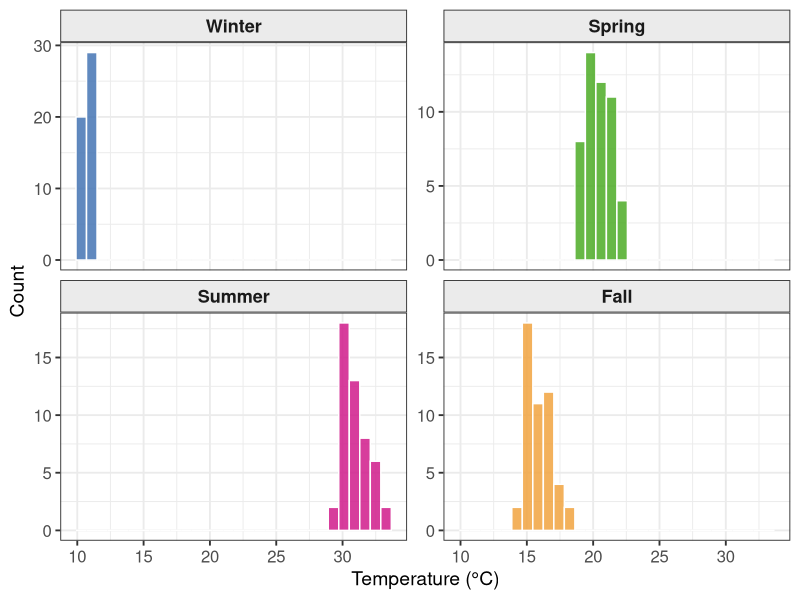
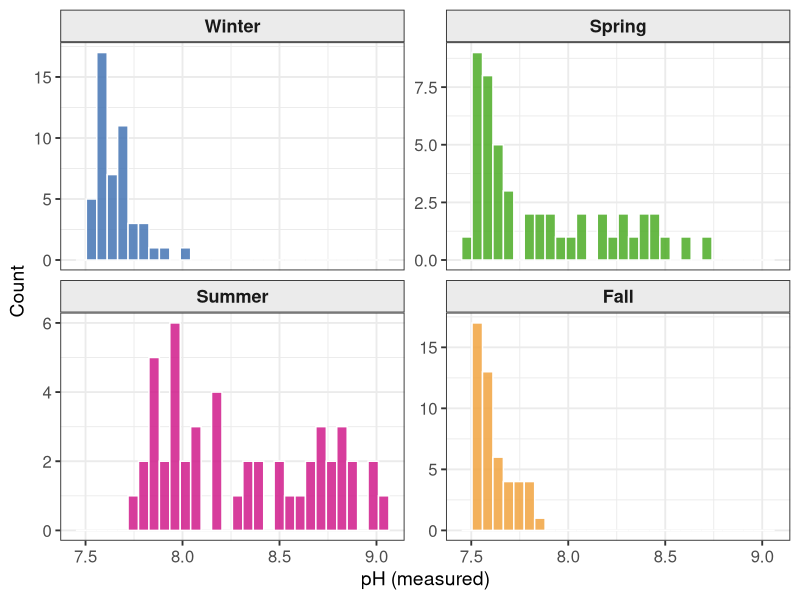
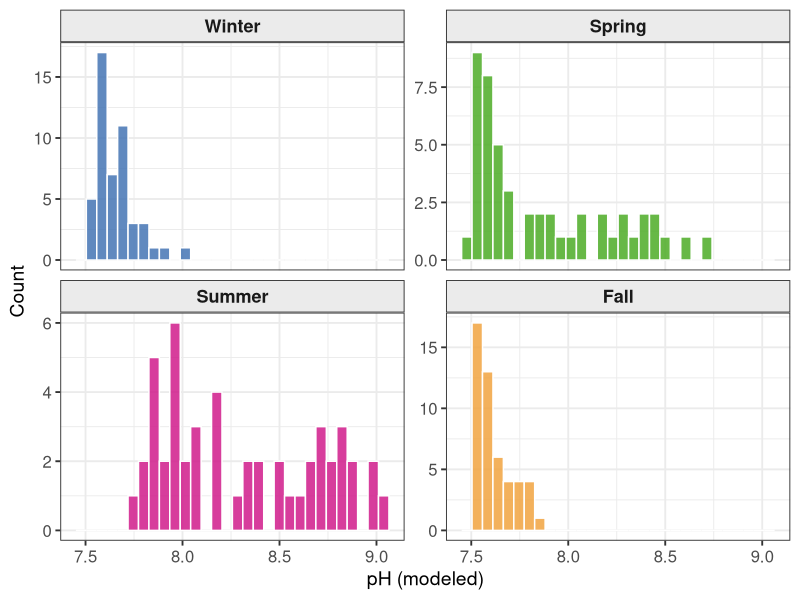
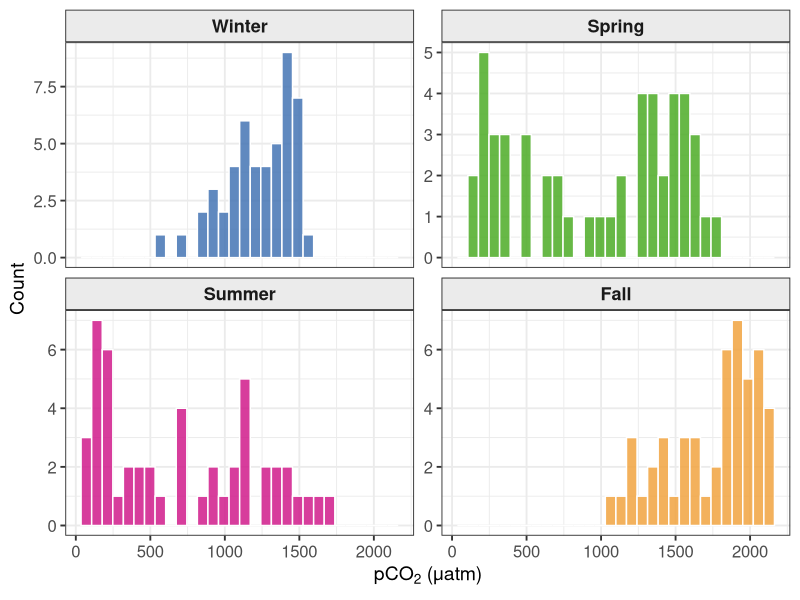
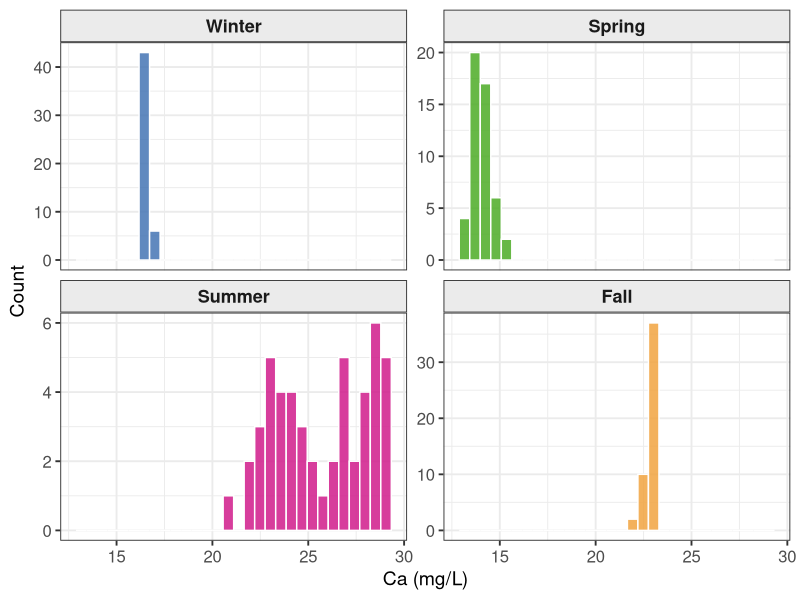
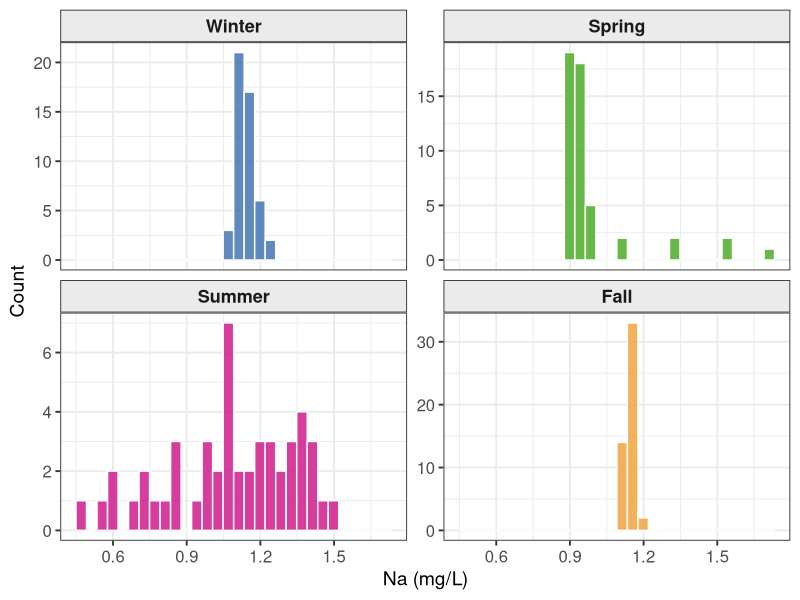
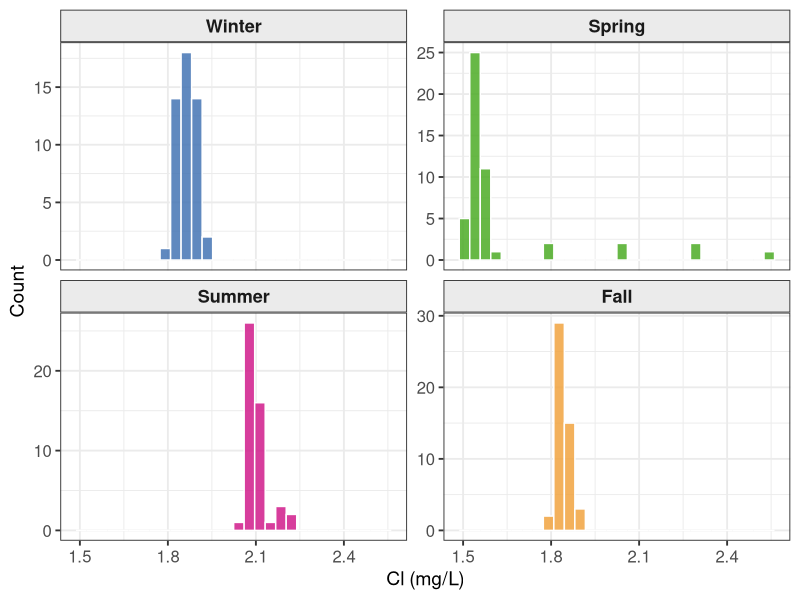
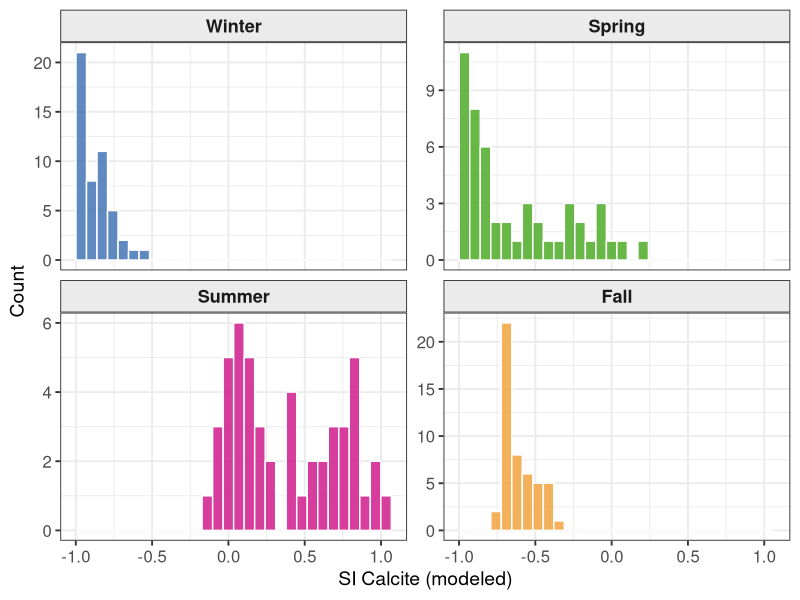

Write the R code that produced these figures, in order. (Note: this script raises an error after producing the figures.)
## ---- chunk 1
# nolint: start
library(tidyverse)
library(lubridate)
library(scales)
library(knitr)
library(kableExtra)

# Suppress R CMD CHECK warnings for tidyverse NSE (non-standard evaluation)
utils::globalVariables(c(
  "Season", "DateTime", "Daylight_flag", "is_night", "block_id", "xmin", "xmax",
  "Parameter", "Value", "Type", "n", "Mean", "SD", "Median", "Min", "Max",
  "Variable", "GPP_observed_mgO2Lh", "GPP_modeled_mgO2Lh",
  "ER_observed_mgO2Lh", "ER_modeled_mgO2Lh", "NEP_mgO2Lh",
  "SI_Calcite", "SIc", "Ca_measured_mgL", "pCO2_uatm", "CO2flux_mmol_m2_d",
  "pH_measured", "pH_modeled", "Temperature_C", "PAR_Wm2",
  "KO2_m_d", "k600_m_d", "CO2aq_mgL", "HCO3_mgL", "CO3_mgL", "DIC_mgL",
  "d13C_DIC_measured", "d13C_DIC_modeled", "d13C_residual",
  "d13C_CO2aq_eq", "d13C_HCO3_eq", "Na_measured_mgL", "Cl_measured_mgL",
  "SI_scaled", "SIc_scaled", "flux_pos", "flux_neg", "y_outgas", "y_ingas"
))
# nolint: end

# Create output directory for plots
dir.create("plots", showWarnings = FALSE)

# Helper: save a ggplot in both PNG and SVG
save_plot <- function(p, name, width = 12, height = 6, dpi = 300) {
  ggsave(file.path("plots", paste0(name, ".png")), p, # nolint: unmatched_fun
         width = width, height = height, dpi = dpi, bg = "white")
  ggsave(file.path("plots", paste0(name, ".svg")), p, # nolint: unmatched_fun
         width = width, height = height, bg = "white")
  invisible(p)
}

# Publication-quality theme (base_size = 14 → ~8 pt at double-column print
# width). Adjust base_size if targeting a different final print size.
theme_pub <- theme_bw(base_size = 14) +
  theme(
    plot.title         = element_text(face = "bold", size = 16),
    axis.title         = element_text(size = 14),
    axis.text          = element_text(size = 12),
    strip.text         = element_text(size = 13, face = "bold"),
    strip.background   = element_rect(fill = "grey92"),
    legend.title       = element_text(size = 13),
    legend.text        = element_text(size = 12),
    legend.key.size    = unit(0.8, "lines")
  )

# Helper: build a data frame of contiguous night-time intervals for
# geom_rect shading. Each row in the source data is assumed to cover one
# hour; rectangles are padded by ±30 min so they span the full hour of
# each timestep.
get_night_rects <- function(data) {
  data |>
    arrange(Season, DateTime) |> # nolint: unmatched_fun
    group_by(Season) |> # nolint: unmatched_fun
    mutate( # nolint: unmatched_fun
      is_night = Daylight_flag == 0, # nolint: object_name
      block_id = cumsum(is_night != lag(is_night, default = FALSE)) # nolint: object_name
    ) |>
    filter(is_night) |>
    group_by(Season, block_id) |> # nolint: object_name
    summarise( # nolint: unmatched_fun
      xmin = min(DateTime) - minutes(30),
      xmax = max(DateTime) + minutes(30),
      .groups = "drop"
    )
}

# Shorthand geom for night shading (drawn first so it sits behind all data)
night_rect <- function(night_df) {
  geom_rect( # nolint: unmatched_fun
    data        = night_df,
    aes(xmin = xmin, xmax = xmax, ymin = -Inf, ymax = Inf), # nolint: unmatched_fun, object_name
    fill        = "grey80",
    alpha       = 0.45,
    inherit.aes = FALSE
  )
}

season_levels <- c("Winter", "Spring", "Summer", "Fall")
season_colors <- c(Winter = "#4575b4", Spring = "#4dac26",
                   Summer = "#d01c8b", Fall   = "#f1a340")
## ---- chunk 2
df <- read_csv("Diel_v9_results_allseasons.csv") |>
  mutate(
    DateTime = mdy_hm(DateTime),
    Season   = factor(Season, levels = season_levels)
  )

cat("Rows:", nrow(df), "\n")
cat("Seasons present:", paste(levels(droplevels(df$Season)), collapse = ", "), "\n")
cat("Date range:", format(min(df$DateTime, na.rm = TRUE)),
    "to", format(max(df$DateTime, na.rm = TRUE)), "\n")
glimpse(df)
## ---- chunk 3
# Pre-compute night intervals once; reused in every time-series plot
night_df <- get_night_rects(df)

# Subsample observed data to one point every four hours (first point of each season
# is always included; row_number() %% 4 == 1 picks rows 1, 5, 9, … per season)
obs_subsample <- df |>
  group_by(Season) |>
  arrange(DateTime) |>
  filter(row_number() %% 4 == 1) |>
  ungroup()
## ---- chunk 4
# Numeric parameters to analyse — excludes binary Daylight_flag
num_params <- c(
  "Temperature_C", "pH_measured", "pH_modeled", "pCO2_uatm",
  "Ca_measured_mgL", "Na_measured_mgL", "Cl_measured_mgL", "SI_Calcite",
  "PAR_Wm2", "GPP_observed_mgO2Lh", "GPP_modeled_mgO2Lh",
  "ER_observed_mgO2Lh", "ER_modeled_mgO2Lh", "NEP_mgO2Lh",
  "KO2_m_d", "k600_m_d", "CO2flux_mmol_m2_d",
  "CO2aq_mgL", "HCO3_mgL", "CO3_mgL", "DIC_mgL",
  "d13C_DIC_measured", "d13C_DIC_modeled", "d13C_residual",
  "d13C_CO2aq_eq", "d13C_HCO3_eq",
  "SIc"
)

# Human-readable axis labels — uses plotmath expression() for sub/superscripts,
# which renders correctly on all R graphics devices including HTML notebooks.
param_labels <- list(
  Temperature_C          = "Temperature (°C)",
  pH_measured            = "pH (measured)",
  pH_modeled             = "pH (modeled)",
  pCO2_uatm              = expression(pCO[2]~"(μatm)"),
  Ca_measured_mgL        = "Ca (mg/L)",
  Na_measured_mgL        = "Na (mg/L)",
  Cl_measured_mgL        = "Cl (mg/L)",
  SI_Calcite             = "SI Calcite (modeled)",
  SIc                    = "SI Calcite (measured)",
  PAR_Wm2                = expression("PAR (W/m"^2*")"),
  GPP_observed_mgO2Lh    = expression("GPP observed (mg"*O[2]*"/L/h)"),
  GPP_modeled_mgO2Lh     = expression("GPP modeled (mg"*O[2]*"/L/h)"),
  ER_observed_mgO2Lh     = expression("ER observed (mg"*O[2]*"/L/h)"),
  ER_modeled_mgO2Lh      = expression("ER modeled (mg"*O[2]*"/L/h)"),
  NEP_mgO2Lh             = expression("NEP (mg"*O[2]*"/L/h)"),
  KO2_m_d                = expression(KO[2]~"(m/d)"),
  k600_m_d               = expression(k[600]~"(m/d)"),
  CO2flux_mmol_m2_d      = expression(CO[2]~"flux (mmol/m"^2*"/d)"),
  CO2aq_mgL              = expression(CO[2]~"aq (mg/L)"),
  HCO3_mgL               = expression(HCO[3]^"-"~"(mg/L)"),
  CO3_mgL                = expression(CO[3]^"2-"~"(mg/L)"),
  DIC_mgL                = "DIC (mg/L)",
  d13C_DIC_measured      = expression(delta^13*"C DIC measured (‰)"),
  d13C_DIC_modeled       = expression(delta^13*"C DIC modeled (‰)"),
  d13C_residual          = expression(delta^13*"C residual (‰)"),
  d13C_CO2aq_eq          = expression(delta^13*"C"~CO[2]~"aq eq (‰)"),
  d13C_HCO3_eq           = expression(delta^13*"C"~HCO[3]^"-"~"eq (‰)")
)

plabel <- function(p) {
  lbl <- param_labels[[p]]
  if (is.null(lbl)) p else lbl
}

# Observed / modeled column pairs (used for combined time-series & stat tests)
obs_mod_pairs <- list(
  pH = list(
    obs   = "pH_measured",
    mod   = "pH_modeled",
    label = "pH"
  ),
  GPP = list(
    obs   = "GPP_observed_mgO2Lh",
    mod   = "GPP_modeled_mgO2Lh",
    label = expression("GPP (mg"*O[2]*"/L/h)")
  ),
  ER = list(
    obs   = "ER_observed_mgO2Lh",
    mod   = "ER_modeled_mgO2Lh",
    label = expression("ER (mg"*O[2]*"/L/h)")
  ),
  d13C_DIC = list(
    obs   = "d13C_DIC_measured",
    mod   = "d13C_DIC_modeled",
    label = expression(delta^13*"C DIC (‰)")
  )
)

# Columns that will appear in a combined obs+mod time-series plot
combined_cols <- unlist(lapply(obs_mod_pairs, function(x) c(x$obs, x$mod)))

# Special-case parameters with bespoke plots
special_ts <- c("pCO2_uatm", "Ca_measured_mgL", "SI_Calcite", "SIc", "CO2flux_mmol_m2_d")

# Remaining parameters get a standard standalone time-series
standalone_ts <- setdiff(num_params, c(combined_cols, special_ts))
## ---- chunk 5
for (p in num_params) {
  pl <- ggplot(df, aes(x = .data[[p]], fill = Season)) +
    geom_histogram(bins = 30, colour = "white", alpha = 0.85) +
    scale_fill_manual(values = season_colors, drop = FALSE) +
    facet_wrap(~Season, scales = "free_y", drop = FALSE) +
    labs(
      x = plabel(p),
      y = "Count"
    ) +
    theme_pub +
    theme(legend.position = "none")
  print(pl)
  save_plot(pl, paste0("hist_", p), width = 10, height = 5)
}
## ---- chunk 6
for (p in num_params) {
  pl <- ggplot(df, aes(x = Season, y = .data[[p]], fill = Season)) +
    geom_boxplot(outlier.size = 0.9, outlier.alpha = 0.4, linewidth = 0.5) +
    scale_fill_manual(values = season_colors, drop = FALSE) +
    labs(
      x = "Season",
      y = plabel(p)
    ) +
    theme_pub +
    theme(legend.position = "none")
  print(pl)
  save_plot(pl, paste0("box_", p), width = 7, height = 5)
}
## ---- chunk 7
obs_mod_fill <- c(Observed = "#e31a1c", Modeled = "#1f78b4")

for (nm in names(obs_mod_pairs)) {
  pair <- obs_mod_pairs[[nm]]

  df_long <- df |>
    select(Season, all_of(c(pair$obs, pair$mod))) |>
    pivot_longer(
      cols      = c(all_of(pair$obs), all_of(pair$mod)),
      names_to  = "Type",
      values_to = "Value"
    ) |>
    mutate(Type = factor(
      case_when(Type == pair$obs ~ "Observed", TRUE ~ "Modeled"),
      levels = c("Observed", "Modeled")
    ))

  pl <- ggplot(df_long, aes(x = Season, y = Value, fill = Type)) +
    geom_boxplot(
      position    = position_dodge(0.8),
      outlier.size  = 0.7,
      outlier.alpha = 0.4,
      linewidth     = 0.5
    ) +
    scale_fill_manual(values = obs_mod_fill, name = NULL) +
    labs(
      x = "Season",
      y = pair$label
    ) +
    theme_pub +
    theme(legend.position = "bottom")

  print(pl)
  save_plot(pl, paste0("box_obsmod_", nm), width = 9, height = 5)
}
## ---- chunk 8
# Per-season stats
by_season <- df |>
  select(Season, all_of(num_params)) |>
  pivot_longer(-Season, names_to = "Parameter", values_to = "Value") |>
  group_by(Parameter, Season) |>
  summarise(
    n      = sum(!is.na(Value)),
    Mean   = mean(Value,   na.rm = TRUE),
    SD     = sd(Value,     na.rm = TRUE),
    Median = median(Value, na.rm = TRUE),
    Min    = min(Value,    na.rm = TRUE),
    Max    = max(Value,    na.rm = TRUE),
    .groups = "drop"
  )

# All-seasons combined
all_comb <- df |>
  select(all_of(num_params)) |>
  pivot_longer(everything(), names_to = "Parameter", values_to = "Value") |>
  group_by(Parameter) |>
  summarise(
    n      = sum(!is.na(Value)),
    Mean   = mean(Value,   na.rm = TRUE),
    SD     = sd(Value,     na.rm = TRUE),
    Median = median(Value, na.rm = TRUE),
    Min    = min(Value,    na.rm = TRUE),
    Max    = max(Value,    na.rm = TRUE),
    .groups = "drop"
  ) |>
  mutate(Season = "All")

summary_tbl <- bind_rows(by_season, all_comb) |>
  mutate(Season = factor(Season, levels = c(season_levels, "All"))) |>
  arrange(Parameter, Season) |>
  mutate(across(where(is.numeric) & !n, ~round(., 4)))

summary_tbl |>
  kable(
    caption   = "Descriptive statistics by season and combined (All)",
    col.names = c("Parameter", "Season", "n", "Mean", "SD",
                  "Median", "Min", "Max")
  ) |>
  kable_styling(
    bootstrap_options = c("striped", "hover", "condensed"),
    full_width = FALSE,
    font_size  = 12
  ) |>
  scroll_box(height = "500px")
## ---- chunk 9
test_results <- imap_dfr(obs_mod_pairs, function(pair, nm) {
  obs_v <- df[[pair$obs]]
  mod_v <- df[[pair$mod]]
  keep  <- !is.na(obs_v) & !is.na(mod_v)
  obs_v <- obs_v[keep]
  mod_v <- mod_v[keep]
  diffs <- obs_v - mod_v

  # When all paired differences are identical (e.g. all zero), neither
  # shapiro.test() nor wilcox.test() can run: both require variance > 0.
  # Check the full diffs vector (not a sample) so the branch is reliable.
  if (diff(range(diffs)) == 0) {
    tibble(
      Parameter               = nm,
      Obs_column              = pair$obs,
      Mod_column              = pair$mod,
      n_pairs                 = length(diffs),
      SW_W                    = NA_real_,
      SW_p                    = NA_real_,
      Normality               = "Constant diffs (tests N/A)",
      Wilcoxon_V              = NA_real_,
      Wilcoxon_p              = NA_real_,
      t_stat                  = NA_real_,
      t_p                     = NA_real_,
      Preferred_test          = "None",
      Significant             = "No (identical distributions)",
      Mean_diff_obs_minus_mod = 0
    )
  } else {
    # Shapiro-Wilk on differences (max 5 000 obs)
    sw_n      <- min(length(diffs), 5000)
    set.seed(42)
    sw        <- shapiro.test(sample(diffs, sw_n))
    normal    <- sw$p.value > 0.05
    norm_note <- if (normal) "Normal" else "Non-normal"

    wt <- wilcox.test(obs_v, mod_v, paired = TRUE, exact = FALSE)
    tt <- t.test(obs_v,     mod_v, paired = TRUE)

    chosen_p <- if (normal) tt$p.value else wt$p.value

    tibble(
      Parameter               = nm,
      Obs_column              = pair$obs,
      Mod_column              = pair$mod,
      n_pairs                 = length(diffs),
      SW_W                    = round(sw$statistic, 4),
      SW_p                    = round(sw$p.value,   4),
      Normality               = norm_note,
      Wilcoxon_V              = round(wt$statistic, 1),
      Wilcoxon_p              = signif(wt$p.value, 4),
      t_stat                  = round(tt$statistic, 3),
      t_p                     = signif(tt$p.value, 4),
      Preferred_test          = if (normal) "t-test" else "Wilcoxon",
      Significant             = if (chosen_p < 0.05) "Yes ***" else "No",
      Mean_diff_obs_minus_mod = round(mean(diffs), 5)
    )
  }
})

test_results |>
  kable(
    caption = "Paired statistical tests — Observed vs. Modeled (α = 0.05)",
    digits  = 4
  ) |>
  kable_styling(
    bootstrap_options = c("striped", "hover", "condensed"),
    full_width = FALSE
  )
## ---- chunk 10
for (nm in names(obs_mod_pairs)) {
  pair <- obs_mod_pairs[[nm]]

  pl <- ggplot(df, aes(x = DateTime)) +
    night_rect(night_df) +
    # Observed: subsampled to one point every 4 h; modeled: full-resolution line
    geom_point(
      data = obs_subsample,
      aes(y = .data[[pair$obs]], colour = "Observed"),
      size = 2.5, alpha = 0.8
    ) +
    geom_line(
      aes(y = .data[[pair$mod]], colour = "Modeled"),
      linewidth = 0.8
    ) +
    scale_colour_manual(
      values = c(Observed = "#e31a1c", Modeled = "#1f78b4"),
      name   = NULL
    ) +
    scale_x_datetime(
      date_labels = "%b %d\n%H:%M",
      date_breaks = "4 hours",
      guide       = guide_axis(check.overlap = TRUE)
    ) +
    facet_wrap(~Season, scales = "free_x") +
    labs(
      x = NULL,
      y = pair$label
    ) +
    theme_pub +
    theme(
      legend.position = "bottom",
      axis.text.x     = element_text(angle = 45, hjust = 1)
    )

  print(pl)
  save_plot(pl, paste0("ts_", nm), width = 14, height = 6)
}
## ---- chunk 11
metab_colors <- c(GPP = "#33a02c", ER = "#e31a1c", NEP = "#1f78b4")

# Long format for modeled lines (GPP, ER) and the single NEP series
df_metab_lines <- df |>
  select(Season, DateTime,
         GPP = GPP_modeled_mgO2Lh,
         ER  = ER_modeled_mgO2Lh,
         NEP = NEP_mgO2Lh) |>
  pivot_longer(c(GPP, ER, NEP),
               names_to  = "Variable",
               values_to = "Value") |>
  mutate(Variable = factor(Variable, levels = c("GPP", "ER", "NEP")))

# Long format for subsampled observed open symbols (GPP and ER only)
df_metab_pts <- obs_subsample |>
  select(Season, DateTime,
         GPP = GPP_observed_mgO2Lh,
         ER  = ER_observed_mgO2Lh) |>
  pivot_longer(c(GPP, ER),
               names_to  = "Variable",
               values_to = "Value") |>
  mutate(Variable = factor(Variable, levels = c("GPP", "ER", "NEP")))

p_metab <- ggplot() +
  night_rect(night_df) +
  geom_line(
    data      = df_metab_lines,
    aes(x = DateTime, y = Value, colour = Variable),
    linewidth = 0.8
  ) +
  geom_point(
    data   = df_metab_pts,
    aes(x = DateTime, y = Value, colour = Variable),
    shape  = 1,      # open circle
    size   = 2.5,
    stroke = 0.8
  ) +
  scale_colour_manual(values = metab_colors, name = NULL) +
  scale_x_datetime(
    date_labels = "%b %d\n%H:%M",
    date_breaks = "4 hours",
    guide       = guide_axis(check.overlap = TRUE)
  ) +
  facet_wrap(~Season, scales = "free_x") +
  labs(
    x = NULL,
    y = expression("mg"*O[2]*"/L/h")
  ) +
  theme_pub +
  theme(
    legend.position = "bottom",
    axis.text.x     = element_text(angle = 45, hjust = 1)
  )

print(p_metab)
save_plot(p_metab, "ts_GPP_ER_NEP", width = 14, height = 6)
## ---- chunk 12
for (p in standalone_ts) {
  pl <- ggplot(df, aes(x = DateTime, y = .data[[p]], colour = Season)) +
    night_rect(night_df) +
    geom_line(linewidth = 0.7) +
    scale_colour_manual(values = season_colors, drop = FALSE) +
    scale_x_datetime(
      date_labels = "%b %d\n%H:%M",
      date_breaks = "4 hours",
      guide       = guide_axis(check.overlap = TRUE)
    ) +
    facet_wrap(~Season, scales = "free_x") +
    labs(
      x = NULL,
      y = plabel(p)
    ) +
    theme_pub +
    theme(
      legend.position = "none",
      axis.text.x     = element_text(angle = 45, hjust = 1)
    )

  print(pl)
  save_plot(pl, paste0("ts_", p), width = 14, height = 6)
}
## ---- chunk 13
# Per-season annotation data frame (label appears at start of each season's data)
ann_pco2 <- df |>
  group_by(Season) |>
  summarise(DateTime = min(DateTime, na.rm = TRUE), .groups = "drop") |>
  mutate(y = 425, label = "atmospheric = 425 ppmv")

p_pco2 <- ggplot(df, aes(x = DateTime, y = pCO2_uatm, colour = Season)) +
  night_rect(night_df) +
  geom_line(linewidth = 0.7) +
  geom_hline(
    yintercept = 425, linetype = "dashed",
    colour = "black", linewidth = 0.8
  ) +
  geom_text(
    data        = ann_pco2,
    aes(x = DateTime, y = y, label = label),
    colour      = "black", vjust = -0.5, hjust = 0,
    size        = 4.5,        # ~12 pt at figure size
    inherit.aes = FALSE
  ) +
  scale_colour_manual(values = season_colors, drop = FALSE) +
  scale_x_datetime(
    date_labels = "%b %d\n%H:%M",
    date_breaks = "4 hours",
    guide       = guide_axis(check.overlap = TRUE)
  ) +
  facet_wrap(~Season, scales = "free_x") +
  labs(
    x = NULL,
    y = expression(pCO[2]~"(μatm)")
  ) +
  theme_pub +
  theme(
    legend.position = "none",
    axis.text.x     = element_text(angle = 30, hjust = 1)
  )

print(p_pco2)
save_plot(p_pco2, "ts_pCO2_uatm", width = 12, height = 6)
## ---- chunk 14
ca_rng <- range(df$Ca_measured_mgL, na.rm = TRUE)
# Expand SI range to cover both modeled (SI_Calcite) and measured (SIc) values
si_rng <- range(c(df$SI_Calcite, df$SIc), na.rm = TRUE)

# Linear transforms: SI <-> Ca primary-axis scale
si_to_ca <- function(x) (x - si_rng[1]) / diff(si_rng) * diff(ca_rng) + ca_rng[1]
ca_to_si <- function(x) (x - ca_rng[1]) / diff(ca_rng) * diff(si_rng) + si_rng[1]

df_ca_si <- df |>
  mutate(
    SI_scaled  = si_to_ca(SI_Calcite),
    SIc_scaled = si_to_ca(SIc)
  )

# Subsampled observed SIc points (every 4 h, matching obs_subsample cadence)
df_ca_si_pts <- obs_subsample |>
  mutate(SIc_scaled = si_to_ca(SIc))

p_ca_si <- ggplot(df_ca_si, aes(x = DateTime)) +
  night_rect(night_df) +
  geom_line(aes(y = Ca_measured_mgL,   colour = "Ca (mg/L)"),
            linewidth = 0.7) +
  geom_point(
    data   = obs_subsample,
    aes(y = Ca_measured_mgL, colour = "Ca (mg/L)"),
    shape  = 1, size = 2.5, stroke = 0.8
  ) +
  geom_line(aes(y = SI_scaled,         colour = "SI Calcite (modeled)"),
            linewidth = 0.7, linetype = "dashed") +
  geom_point(
    data   = df_ca_si_pts,
    aes(y = SIc_scaled, colour = "SI Calcite (measured)"),
    shape  = 1, size = 2.5, stroke = 0.8
  ) +
  scale_y_continuous(
    name     = "Ca (mg/L)",
    sec.axis = sec_axis(~ca_to_si(.), name = "SI Calcite")
  ) +
  scale_colour_manual(
    values = c(
      "Ca (mg/L)"             = "#1b7837",
      "SI Calcite (modeled)"  = "#762a83",
      "SI Calcite (measured)" = "#9970ab"
    ),
    name = NULL
  ) +
  scale_x_datetime(
    date_labels = "%b %d\n%H:%M",
    date_breaks = "4 hours",
    guide       = guide_axis(check.overlap = TRUE)
  ) +
  facet_wrap(~Season, scales = "free_x") +
  labs(x = NULL) +
  theme_pub +
  theme(
    legend.position    = "bottom",
    axis.text.x        = element_text(angle = 30, hjust = 1),
    axis.title.y.right = element_text(colour = "#762a83"),
    axis.text.y.right  = element_text(colour = "#762a83"),
    axis.title.y.left  = element_text(colour = "#1b7837"),
    axis.text.y.left   = element_text(colour = "#1b7837")
  )

print(p_ca_si)
save_plot(p_ca_si, "ts_Ca_SI_Calcite", width = 12, height = 6)
## ---- chunk 15
df_flux <- df |>
  mutate(
    flux_pos = pmax(CO2flux_mmol_m2_d, 0),   # above zero (outgassing)
    flux_neg = pmin(CO2flux_mmol_m2_d, 0)    # below zero (ingassing)
  )

# Per-season mid-point and label y-positions
ann_flux <- df_flux |>
  group_by(Season) |>
  summarise(
    DateTime = mean(DateTime,            na.rm = TRUE),
    y_outgas = max(CO2flux_mmol_m2_d,   na.rm = TRUE) * 0.6,
    y_ingas  = min(CO2flux_mmol_m2_d,   na.rm = TRUE) * 0.6,
    .groups  = "drop"
  )

p_flux <- ggplot(df_flux, aes(x = DateTime)) +
  night_rect(night_df) +
  geom_ribbon(
    aes(ymin = 0, ymax = flux_pos, fill = "Outgassing"),
    alpha = 0.45
  ) +
  geom_ribbon(
    aes(ymin = flux_neg, ymax = 0, fill = "Ingassing"),
    alpha = 0.45
  ) +
  geom_line(
    aes(y = CO2flux_mmol_m2_d),
    linewidth = 0.6, colour = "grey25"
  ) +
  geom_hline(yintercept = 0, linewidth = 0.8, colour = "black") +
  geom_text(
    data        = ann_flux,
    aes(x = DateTime, y = y_outgas, label = "Outgassing"),
    colour      = "#d73027", fontface = "bold",
    size        = 5,          # ~14 pt at figure size
    inherit.aes = FALSE
  ) +
  geom_text(
    data        = ann_flux,
    aes(x = DateTime, y = y_ingas, label = "Ingassing"),
    colour      = "#4575b4", fontface = "bold",
    size        = 5,
    inherit.aes = FALSE
  ) +
  scale_fill_manual(
    values = c(Outgassing = "#d73027", Ingassing = "#4575b4"),
    name   = NULL
  ) +
  scale_x_datetime(
    date_labels = "%b %d\n%H:%M",
    date_breaks = "4 hours",
    guide       = guide_axis(check.overlap = TRUE)
  ) +
  facet_wrap(~Season, scales = "free_x") +
  labs(
    x = NULL,
    y = expression(CO[2]~"flux (mmol/m"^2*"/d)")
  ) +
  theme_pub +
  theme(
    legend.position = "none",
    axis.text.x     = element_text(angle = 30, hjust = 1)
  )

print(p_flux)
save_plot(p_flux, "ts_CO2flux", width = 12, height = 6)
## ---- chunk 16
sessionInfo()
